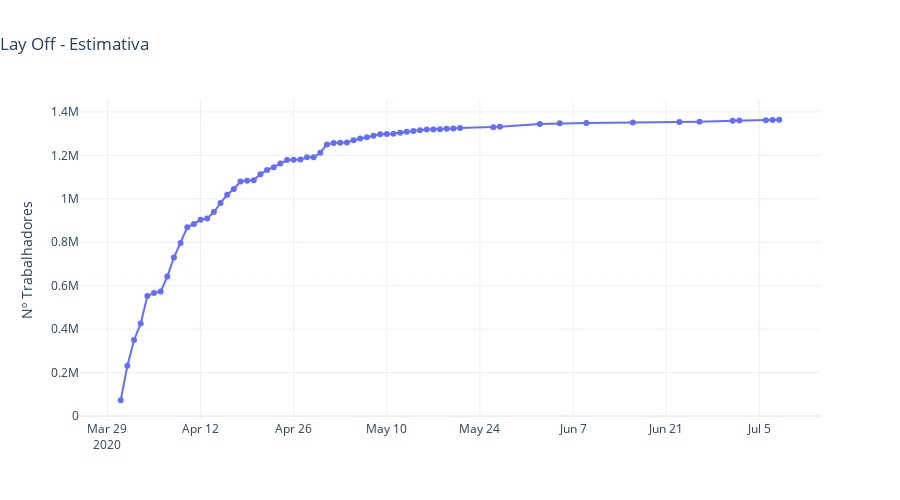

This figure's notebook cell:
### Code cell
fig = go.Figure()

fig.add_trace(
    go.Scatter(x=df_layoff['DATA'], y=df_layoff['Nº TRABALHADORES'], name='Nº TRABALHADORES',
              mode = 'markers+lines')
)
fig.update_layout(height=500, width=900, title_text="Lay Off - Estimativa", title_x=0,
                 yaxis_title="Nº Trabalhadores",xaxis_title="",template='plotly_white')

fig.show()
